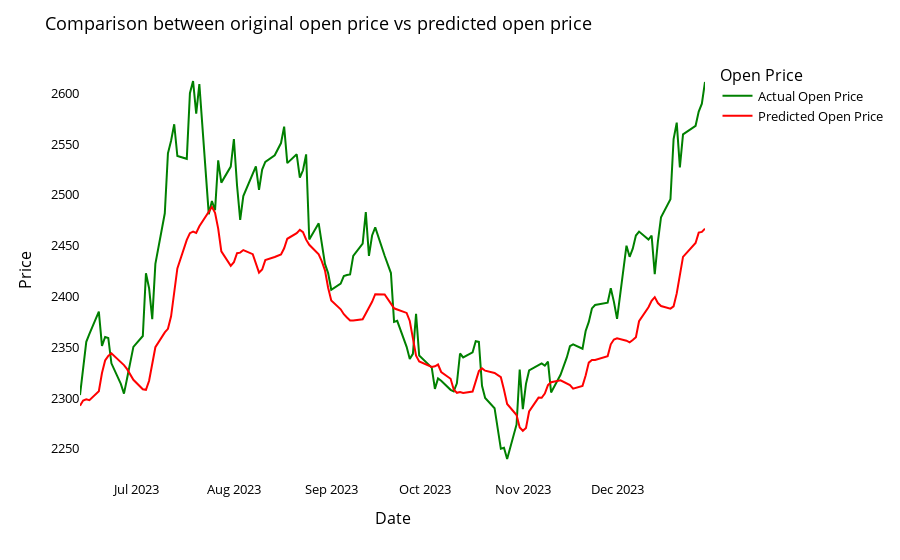

Notebook code cell kept with this figure:
### Code cell
import plotly.express as px
# Filter the dates
start_date = '2023-06-13'
df_filtered = df[df['Date'] >= start_date]
dates_col = df_filtered['Date'].values

# Flatten the arrays
testY_flat = testYInv.flatten()
testPredict_flat = testPredictInv.flatten()
#print(testPredict_flat)
print(len(dates_col))
print(len(testY_flat))
print(len(testPredict_flat))

# Create a DataFrame that contains the necessary data
df_plot = pd.DataFrame({
    'Date': dates_col,
    'Actual Open Price': testY_flat,
    'Predicted Open Price': testPredict_flat
})

# Melt the DataFrame to have 'Actual Open Price' and 'Predicted Open Price' in the same column
df_plot_melt = df_plot.melt(id_vars='Date', value_vars=['Actual Open Price', 'Predicted Open Price'], var_name='Type', value_name='Price')

# Create the line plots
fig = px.line(df_plot_melt, x='Date', y='Price', color='Type', 
              color_discrete_map={'Actual Open Price':'green', 'Predicted Open Price':'red'})

fig.update_layout(title_text='Comparison between original open price vs predicted open price',
                  plot_bgcolor='white', font_size=13, font_color='black', legend_title_text='Open Price')

# Show the plot
fig.show()

### Figure 1 — Plotly figure (JSON) as saved in the notebook; plotly's stock layout.template omitted (floating-point values rounded to 4 significant figures; data arrays with more than 128 entries replaced by an {"elided": "..."} marker saying what was removed)
{"data": [{"hovertemplate": "Type=Actual Open Price<br>Date=%{x}<br>Price=%{y}<extra></extra>", "legendgroup": "Actual Open Price", "line": {"color": "green", "dash": "solid"}, "marker": {"symbol": "circle"}, "mode": "lines", "name": "Actual Open Price", "orientation": "v", "showlegend": true, "type": "scatter", "x": {"elided": "136 str values"}, "xaxis": "x", "y": {"elided": "136 float values"}, "yaxis": "y"}, {"hovertemplate": "Type=Predicted Open Price<br>Date=%{x}<br>Price=%{y}<extra></extra>", "legendgroup": "Predicted Open Price", "line": {"color": "red", "dash": "solid"}, "marker": {"symbol": "circle"}, "mode": "lines", "name": "Predicted Open Price", "orientation": "v", "showlegend": true, "type": "scatter", "x": {"elided": "136 str values"}, "xaxis": "x", "y": {"elided": "136 float values"}, "yaxis": "y"}], "layout": {"font": {"color": "black", "size": 13}, "legend": {"title": {"text": "Open Price"}, "tracegroupgap": 0}, "margin": {"t": 60}, "plot_bgcolor": "white", "title": {"text": "Comparison between original open price vs predicted open price"}, "xaxis": {"anchor": "y", "domain": [0, 1], "title": {"text": "Date"}}, "yaxis": {"anchor": "x", "domain": [0, 1], "title": {"text": "Price"}}}}
